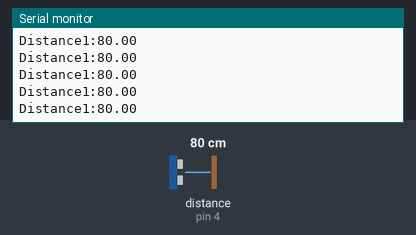
The sketch below on a simulated Arduino Uno, built with avr-gcc and run on an emulated ATmega328P. On the bench: the last lines printed to the serial monitor. Inputs (shaded band) come from the test bench; at power-on: distance to the obstacle (sensor on pin 4) 80 cm. The echo pulse lasts 58.3 µs per cm.

Above: at 1.2 s.
1.3 s: distance to the obstacle (sensor on pin 4) set to 18 cm
At 1.38 s:
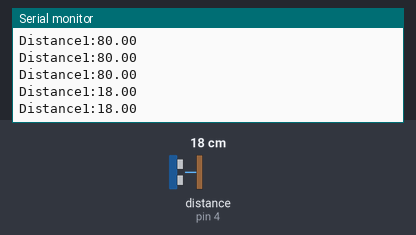
4.3 s: distance to the obstacle (sensor on pin 4) set to 120 cm
At 4.43 s:
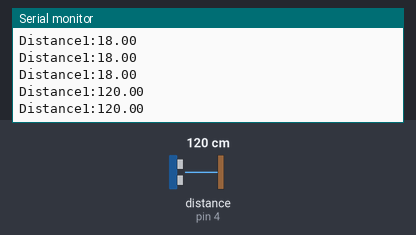
7.3 s: distance to the obstacle (sensor on pin 4) set to 2 cm
At 7.36 s:
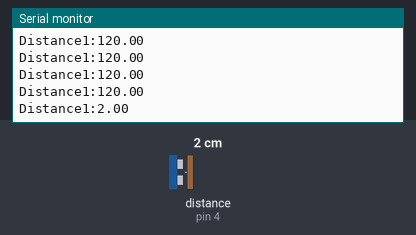
16.3 s: distance to the obstacle (sensor on pin 4) set to 4 cm
At 16.3 s:
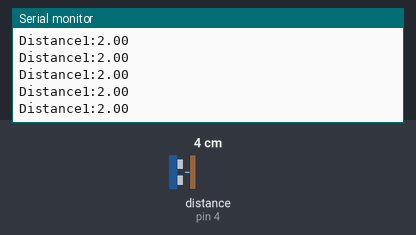
Timing chart, 0 to 19.3 s (numbered marks = the images above; inputs shaded):
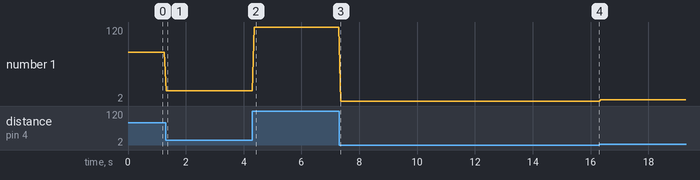

Measured:
- after the input at 1.3 s, the serial monitor: prints a new line at once (image 1)
- after the input at 4.3 s, the serial monitor: prints a new line after 0.06 s (image 2)
- after the input at 7.3 s, the serial monitor: prints a new line after 0.06 s (image 3)
- plotted number 1: 80 → 18 after the input at 1.3 s, 18 → 120 after the input at 4.3 s, 120 → 2 after the input at 7.3 s, 2 → 4 after the input at 16.3 s

The sketch:

HCSR04.ino
```cpp
#include<ros.h>
#include <HCSR04.h>
#include <std_msgs/Float32.h>
HCSR04 hc1(5, 4); //initialisation class HCSR04 (trig pin , echo pin)

void setup()
{
    pinMode(5,INPUT);
    pinMode(4,OUTPUT);
    Serial.begin(9600);
}

void loop()
{
    Serial.print("Distance1:");
    Serial.println(hc1.dist());  // return curent distance in serial
    delay(60);                 // we suggest to use over 60ms measurement cycle, in order to prevent trigger signal to the echo signal.
}
```
